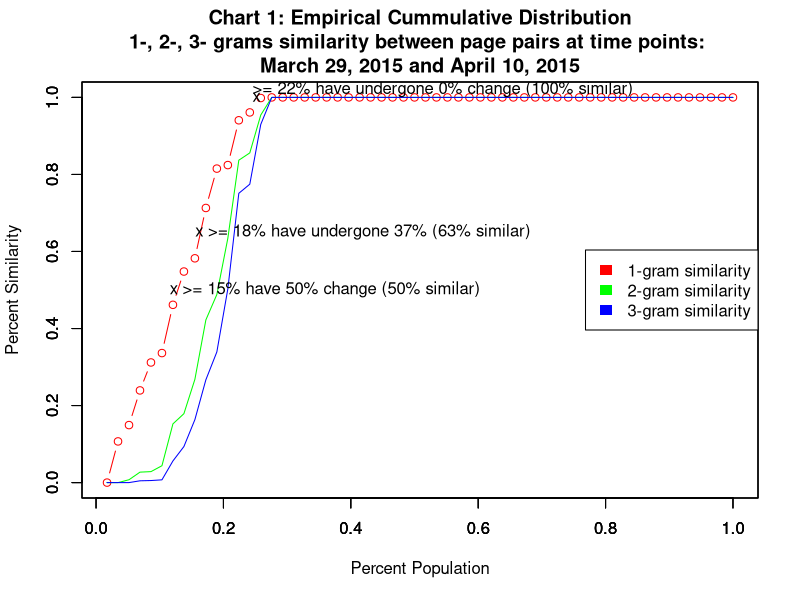

Recreate this plot in R.
#!/usr/bin/env Rscript

similarityValues <- read.table('nGramSimilarity.txt', header=T)

# Create the data.
a <- similarityValues$oneGramSim
b <- similarityValues$twoGramSim
c <- similarityValues$threeGramSim

# Set colors for the CDF.
aCDFcolor <- rgb(1,0,0)
bCDFcolor <- rgb(0,1,0)
cCDFcolor <- rgb(0,0,1)

# Create a single chart with all 3 CDF plots.
#plot(ecdf(a), col=aCDFcolor, main=NA)
#plot(ecdf(b), col=bCDFcolor, add=T)
#plot(ecdf(c), col=cCDFcolor, add=T)
n = sum(!is.na(similarityValues$oneGramSim))

oneGramSim = sort(similarityValues$oneGramSim)
twoGramSim = sort(similarityValues$twoGramSim)
threeGramSim = sort(similarityValues$threeGramSim)

plot((1:n)/n, oneGramSim, type = 'b', ylim = c(0, 1), xlab = 'Percent Population', ylab = 'Percent Similarity', main = 'Chart 1: Empirical Cummulative Distribution\n1-, 2-, 3- grams similarity between page pairs at time points: \nMarch 29, 2015 and April 10, 2015', col=aCDFcolor)
par(new=TRUE)
plot((1:n)/n, twoGramSim, type = 'l', ylim = c(0, 1), xlab = '', ylab = '', main = '', col=bCDFcolor)
par(new=TRUE)
plot((1:n)/n, threeGramSim, type = 'l', ylim = c(0, 1), xlab = '', ylab = '', main = '', col=cCDFcolor)

text(0.23, 1.02, '>= 22% have undergone 0% change (100% similar)', pos=4, col='black')
text(0.23, 1, 'x', pos=4, col='black')

text(0.16, 0.65, '>= 18% have undergone 37% (63% similar)', pos=4, col='black')
text(0.14, 0.65, 'x', pos=4, col='black')

text(0.12, 0.5, '>= 15% have 50% change (50% similar)', pos=4, col='black')
text(0.1, 0.5, 'x', pos=4, col='black')

legend('right', c('1-gram similarity', '2-gram similarity', '3-gram similarity'), fill=c(aCDFcolor, bCDFcolor, cCDFcolor), border=NA)

#For each of the 3 cases (i.e., 1-, 2-, 3-grams) build a Cumulative Distribution Function that shows the % change on the x-axis & the % of the population on the x-axis 
